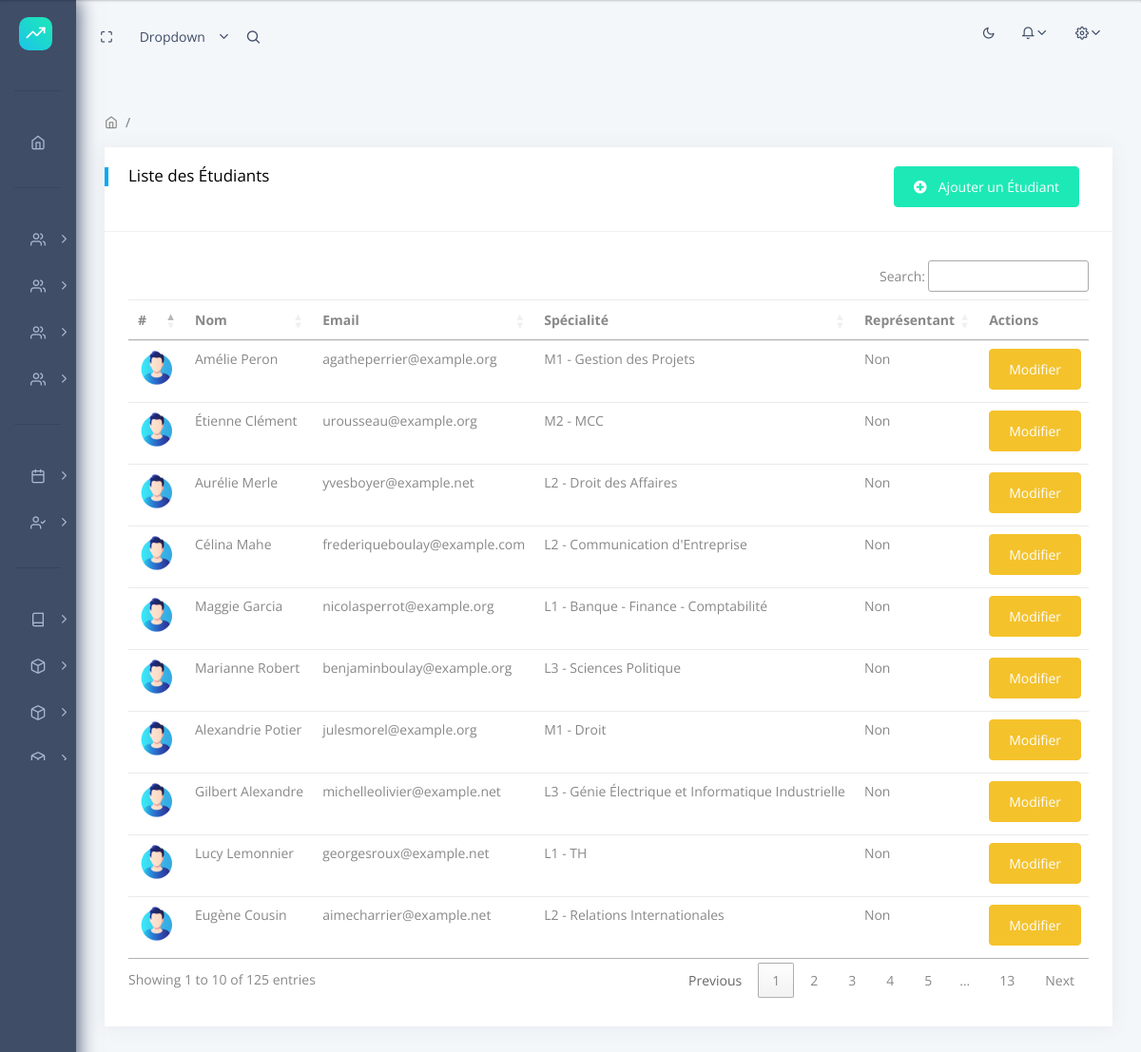
The page /students/liste/ (signed in) on the database its author committed.
### apps/users/models.py (models this page shows, shortened)
class CustomUser(AbstractUser):
    ROLE_CHOICES = (
        ('student', _('Étudiant')),
        ('teacher', _('Enseignant')),
        ('parent', _('Parent')),
        ('admin', _('Administrateur')),
    )
    GENDER_CHOICES = [
        ('male', _('Masculin')),
        ('female', _('Féminin')),
        ('other', _('Autre')),
    ]
    role = models.CharField(max_length=20, choices=ROLE_CHOICES, verbose_name=_('Rôle'))
    phone_number = models.CharField(max_length=15, blank=True, validators=[phone_number_validator], verbose_name=_('Numéro de téléphone'))
    date_of_birth = models.DateField(null=True, blank=True, verbose_name=_('Date de naissance'))
    address = models.CharField(max_length=255, blank=True, verbose_name=_('Adresse'))
    profile_picture = models.ImageField(upload_to='profile_pictures/', null=True, blank=True, db_index=True, verbose_name=_('Photo de profil'))
    date_joined = models.DateTimeField(auto_now_add=True, verbose_name=_('Date d’inscription'))
    last_login = models.DateTimeField(null=True, blank=True, verbose_name=_('Dernier login'))
    preferred_contact_method = models.CharField(max_length=20, choices=[
        ('email', _('Email')),
        ('sms', _('SMS')),
        ('none', _('Aucun')),
    ], default='email', verbose_name=_('Méthode de contact préférée'))
    gender = models.CharField(max_length=10, choices=GENDER_CHOICES, null=True, blank=True, verbose_name=_('Genre'))
    password_updated_at = models.DateTimeField(null=True, blank=True, verbose_name=_('Date de mise à jour du mot de passe'))
    first_login = models.BooleanField(default=True, verbose_name=_('Première connexion'))
    first_login_date = models.DateTimeField(null=True, blank=True, verbose_name=_('Date de première connexion'))
    password_changed = models.BooleanField(default=False, verbose_name=_('Mot de passe modifié'))
    reset_code = models.CharField(max_length=6, blank=True, null=True, verbose_name=_('Code de réinitialisation'))
    groups = models.ManyToManyField(Group, related_name='customuser_groups', blank=True, verbose_name=_('Groupes'))
    user_permissions = models.ManyToManyField(Permission, related_name='customuser_permissions', blank=True, verbose_name=_('Permissions utilisateur'))
    class Meta:
        verbose_name = _('Utilisateur personnalisé')
        verbose_name_plural = _('Utilisateurs personnalisés')
        ordering = ['-date_joined']
        permissions = [
                        ('view_profile','Peut voir son profil'),
                        ('change_profile','Peut modifier son profil')
                        ]
    def has_role(self, role):
        if not self.is_authenticated:
            return False
        return self.role == role
    @property
    def is_student(self):
        return self.has_role('student')
    @property
    def is_parent(self):
        return self.has_role('parent')
    @property
    def is_admin(self):
        return self.has_role('admin')

class StudentProfile(models.Model):
    ENROLLMENT_CHOICES = [
        ('active', _('Actif')),
        ('graduated', _('Diplômé')),
        ('withdrawn', _('Désinscrit')),
    ]
    user = models.OneToOneField(CustomUser, on_delete=models.CASCADE, verbose_name=_('Utilisateur'))
    student_id = models.CharField(max_length=20, null=True, blank=True, db_index=True, verbose_name=_('ID étudiant'))
    enrollment_status = models.CharField(max_length=20, choices=ENROLLMENT_CHOICES, default='active', verbose_name=_('Statut d’inscription'))
    major = models.ForeignKey('courses.DepartmentLevel', on_delete=models.CASCADE, related_name='students', verbose_name=_('Fillière d’étude'))
    is_class_representative = models.BooleanField(default=False, verbose_name=_('Représentant de classe'))
    class Meta:
        verbose_name = _('Profil Étudiant')
        ordering = ['user__last_name']

### apps/courses/models.py (models this page shows, shortened)
class DepartmentLevel(models.Model):
    department = models.ForeignKey(Department, on_delete=models.CASCADE, related_name='department_levels', verbose_name=_('Département'))
    level = models.ForeignKey(Level, on_delete=models.CASCADE, related_name='department_levels', verbose_name=_('Niveau'))
    class Meta:
        constraints = [
                        models.UniqueConstraint(fields=['department', 'level'], name='unique_department_level')
                    ]# Assure qu'une combinaison département-niveau est unique.
        verbose_name = _('Niveau départemental')
        verbose_name_plural = _('Niveaux départementaux')
    def __str__(self):
        return f'{self.level.name} - {self.department.name}'

class Level(models.Model):
    LEVEL_CHOICES = (
        ('L1', _('Licence 1')),
        ('L2', _('Licence 2')),
        ('L3', _('Licence 3')),
        ('M1', _('Master 1')),
        ('M2', _('Master 2')),
    )
    name = models.CharField(max_length=2, choices=LEVEL_CHOICES, unique=True, verbose_name=_('Niveau'))
    class Meta:
        verbose_name = _('Niveau d\'études')
        verbose_name_plural = _('Niveaux d\'études')

class Department(models.Model):
    name = models.CharField(max_length=100, unique=True, db_index=True, verbose_name=_('Nom'))
    description = models.TextField(blank=True, verbose_name=_('Description'))
    class Meta:
        ordering = ['name']
        verbose_name = _('Département')
        verbose_name_plural = _('Départements')

### apps/users/views.py (the view)
# urls.py: path('students/liste/', StudentListView.as_view(), name='students_list'),
class StudentListView(UserListView):
    template_name = 'users/admin/students_list.html'
    permission_required= 'users.view_studentprofile'
    extra_context = {
        'role': 'student',
        'create_url': 'users:create_student',
        'edit_url': 'users:edit_student',
        'delete_url': 'users:delete_student',
    }
    def get_queryset(self):
        return CustomUser.objects.filter(role='student')

### apps/home/mixins.py (called while the page is built)
    def test_func(self):
        return self.request.user.is_admin

### templates/users/admin/students_list.html (shortened to what this page needs)
{% extends 'layouts/base.html' %}
{% load static %}
{% block content %}
    <div class="row">
      <div class="col-xl-12">
        <div class="card">
          <div class="card-header">
            <h5>Liste des Étudiants</h5>
            {% if perms.users.add_studentprofile %}
              <a href="{{ create_url }}" class="btn btn-success float-right"><i class="fa fa-plus-circle"> </i>Ajouter un Étudiant</a>
            {% endif %}
          </div>
          <div class="card-block table-border-style">
            <div class="table-responsive">
              <table class="table table-hover dataTable">
                <thead>
                  <tr>
                    <th scope="col">#</th>
                    <th scope="col">Nom</th>
                    <th scope="col">Email</th>
                    <th scope="col">Spécialité</th>
                    <th scope="col">Représentant</th>
                    <th scope="col">Actions</th>
                  </tr>
                </thead>
                <tbody>
                  {% for user in users %}
                  <tr>
                    <td>
                      {% if user.profile_picture %}
                        <img src="{{ user.profile_picture.url }}" alt="Photo de {{ user.first_name }}" width="50" height="50" class="rounded-circle">
                      {% else %}
                        {% if user.gender == "female" %}<img class="rounded-circle" style="width:40px;" src="{% static 'assets/images/user/avatar-1.jpg' %}"
                          alt="activity-user">
                          {% else %}
                          <img class="rounded-circle" style="width:40px;" src="{% static 'assets/images/user/avatar-2.jpg' %}"
                          alt="activity-user">
                          {% endif %}
                      {% endif %}
                    </td>
                    <td>{{ user.first_name }} {{ user.last_name }}</td>
                    <td>{{ user.email }}</td>
                    <td>{{ user.studentprofile.major }}</td>
                    <td>
                      {% if user.studentprofile.is_class_representative %}
                        Oui
                      {% else %}
                        Non
                      {% endif %}
                    </td>
                    <td>
                      {% if perms.users.change_studentprofile %}
                        <a href="{% url edit_url user.pk %}" class="btn btn-warning btn-sm">Modifier</a>
                      {% endif %}
                    </td>
                  </tr>
                  {% endfor %}
                </tbody>
              </table>
            </div>
          </div>
        </div>
      </div>
    </div>
{% endblock content %}

### rows shown on the page
CustomUser: first_name "Amélie", last_name "Peron", email "agatheperrier@example.org", studentprofile.major "M1 - Gestion des Projets", shows "Non"
CustomUser: first_name "Étienne", last_name "Clément", email "urousseau@example.org", studentprofile.major "M2 - MCC", shows "Non"
CustomUser: first_name "Aurélie", last_name "Merle", email "yvesboyer@example.net", studentprofile.major "L2 - Droit des Affaires", shows "Non"
CustomUser: first_name "Célina", last_name "Mahe", email "frederiqueboulay@example.com", studentprofile.major "L2 - Communication d'Entreprise", shows "Non"
CustomUser: first_name "Maggie", last_name "Garcia", email "nicolasperrot@example.org", studentprofile.major "L1 - Banque - Finance - Comptabilité", shows "Non"
CustomUser: first_name "Marianne", last_name "Robert", email "benjaminboulay@example.org", studentprofile.major "L3 - Sciences Politique", shows "Non"
CustomUser: first_name "Alexandrie", last_name "Potier", email "julesmorel@example.org", studentprofile.major "M1 - Droit", shows "Non"
CustomUser: first_name "Gilbert", last_name "Alexandre", email "michelleolivier@example.net", studentprofile.major "L3 - Génie Électrique et Informatique Industrielle", shows "Non"
CustomUser: first_name "Lucy", last_name "Lemonnier", email "georgesroux@example.net", studentprofile.major "L1 - TH", shows "Non"
CustomUser: first_name "Eugène", last_name "Cousin", email "aimecharrier@example.net", studentprofile.major "L2 - Relations Internationales", shows "Non"
